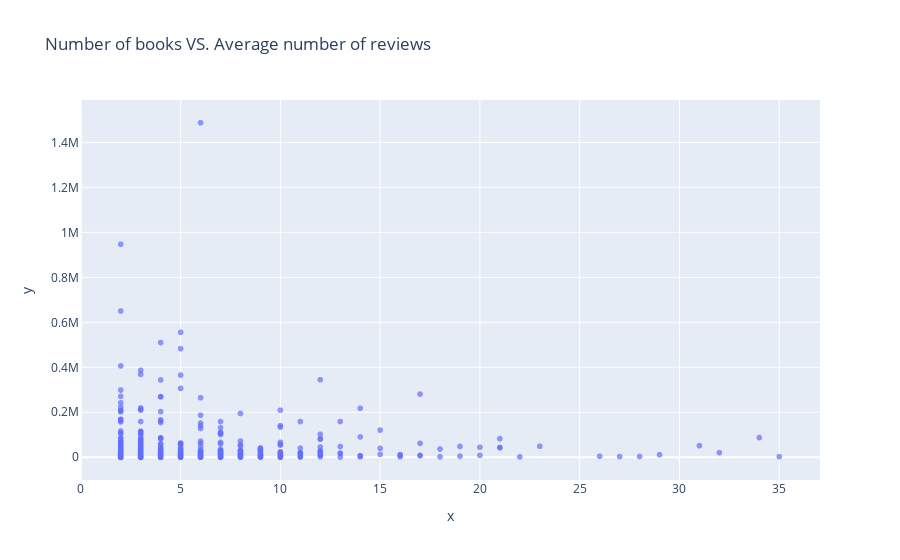

The notebook cell this image was saved under:
### Code cell
fig = px.scatter(x= final_authors["total_books"], y= final_authors["ratings_count"], opacity = 0.7, 
                 title = "Number of books VS. Average number of reviews")
fig.show()

### Figure 1 — Plotly figure (JSON) as saved in the notebook; plotly's stock layout.template omitted (floating-point values rounded to 4 significant figures; data arrays with more than 128 entries replaced by an {"elided": "..."} marker saying what was removed)
{"data": [{"hovertemplate": "x=%{x}<br>y=%{y}<extra></extra>", "legendgroup": "", "marker": {"color": "#636efa", "opacity": 0.7, "symbol": "circle"}, "mode": "markers", "name": "", "showlegend": false, "type": "scattergl", "x": {"elided": "1125 int values"}, "xaxis": "x", "y": {"elided": "1125 float values"}, "yaxis": "y"}], "layout": {"legend": {"tracegroupgap": 0}, "title": {"text": "Number of books VS. Average number of reviews"}, "xaxis": {"anchor": "y", "domain": [0, 1], "title": {"text": "x"}}, "yaxis": {"anchor": "x", "domain": [0, 1], "title": {"text": "y"}}}}
